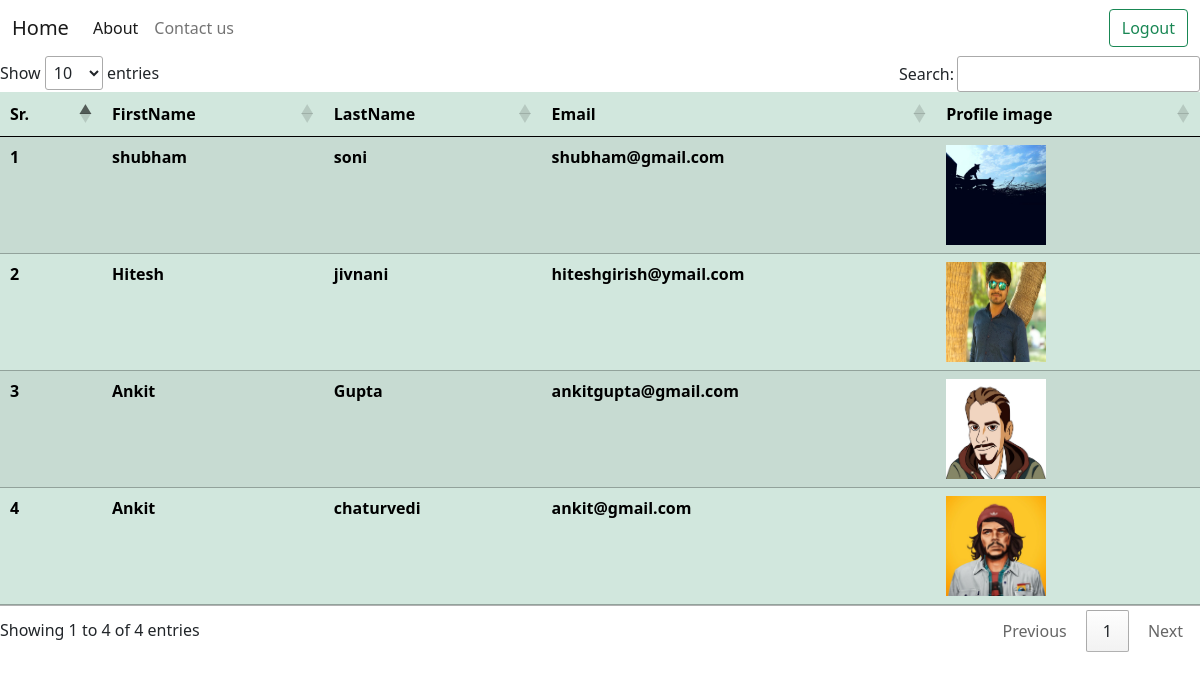
The page /Load.php on the database its author committed.
### tables this page shows
CREATE TABLE `emp_dtls` (
  `Id` mediumint NOT NULL,
  `First_Name` varchar(10) NOT NULL,
  `Last_Name` varchar(10) NOT NULL,
  `Email` varchar(30) NOT NULL,
  `PhoneNu` varchar(15) NOT NULL,
  `Mentor` varchar(20) NOT NULL,
  `Menter_email` varchar(30) NOT NULL,
  `Role` varchar(30) NOT NULL,
  `Passward` varchar(100) NOT NULL,
  `Gender` varchar(5) NOT NULL,
  `Pimg` varchar(50) NOT NULL
);

### Load.php (the view, shortened to what this page needs)
<!doctype html>
<html lang="en">
<head>
    <link href="https://cdn.jsdelivr.net/npm/bootstrap@5.0.0-beta3/dist/css/bootstrap.min.css" rel="stylesheet">
    <link rel="stylesheet" href="//cdn.datatables.net/1.10.24/css/jquery.dataTables.min.css">
</head>
<body>
<?php include 'header.php'; ?>
    <?php
    $servername = "localhost";
    $username = "root";
    $password = "bigstep";
    $dbname = "emp";
    $conn = new mysqli($servername, $username, $password, $dbname);
    ?>
    <table class=" table table-striped table-success table-hover" id="myTable">
        <thead>
            <tr>
                <th scope="col">Sr.</th>
                <th scope="col">FirstName</th>
                <th scope="col">LastName</th>
                <th scope="col">Email</th>
                <th scope="col">Profile image</th>
            </tr>
        </thead>
        <tbody>
            <?php
            $sql = "SELECT * FROM emp_dtls ";
            $result = mysqli_query($conn, $sql);
            $i=0;
            while ($row = mysqli_fetch_assoc($result)) {
                $im='image/'.$row['Pimg'];
                $i++;
                echo "<tr>
                <th scope=row>" . $i . "</th>
                <th scope=row>" . $row['First_Name'] . "</th>
                <th scope=row>" . $row['Last_Name'] . "</th>
                <th scope=row>" . $row['Email'] . "</th>
                <th scope=row><img src='$im' width='100' height='100'/> </th>
            </tr>";
            }
            ?>
        </tbody>
    </table>
</body>
</html>

### header.php (shortened to what this page needs)
<!doctype html>
<html lang="en">
  <head>
    <link href="https://cdn.jsdelivr.net/npm/bootstrap@5.0.0-beta3/dist/css/bootstrap.min.css" rel="stylesheet">
  </head>
  <body>
  <nav class="navbar navbar-expand-lg navbar-light bg-lightz">
  <div class="container-fluid">
    <a class="navbar-brand" href="#">Home</a>
    <div class="collapse navbar-collapse" id="navbarSupportedContent">
      <ul class="navbar-nav me-auto mb-2 mb-lg-0">
        <li class="nav-item">
          <a class="nav-link active" aria-current="page" href="#">About</a>
        </li>
        <li class="nav-item">
          <a class="nav-link" href="#">Contact us</a>
        </li>
      </ul>
      <form class="d-flex" method="POST">
        <button class="btn btn-outline-success" name="logout" type="submit">Logout</button>
      </form>
    </div>
  </div>
</nav>
  </body>
</html>

### rows shown on the page
emp_dtls: First_Name "shubham", Last_Name "soni", Email "shubham@gmail.com", Pimg (picture)
emp_dtls: First_Name "Hitesh", Last_Name "jivnani", Email "hiteshgirish@ymail.com", Pimg (picture)
emp_dtls: First_Name "Ankit", Last_Name "Gupta", Email "ankitgupta@gmail.com", Pimg (picture)
emp_dtls: First_Name "Ankit", Last_Name "chaturvedi", Email "ankit@gmail.com", Pimg (picture)
